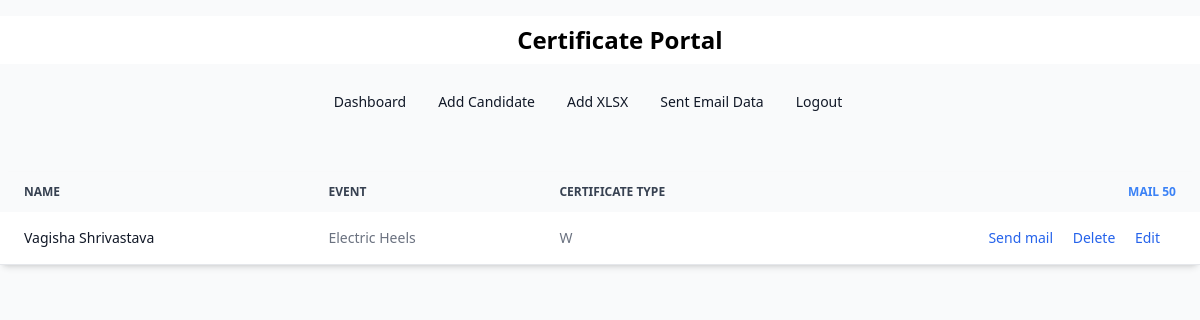
The page /dashboard/ (signed in) on the database its author committed.
### main/models.py (models this page shows, shortened)
class candidate(models.Model):
    name = models.CharField(max_length=255 , null=False)
    certificate_type = models.CharField(max_length=30, choices=CERTIFICATE_OPTIONS, default='CA' ,blank = False)
    college = models.CharField(max_length=255 , null=True, blank=True)
    is_sent = models.BooleanField(default=False)
    is_valid = models.BooleanField(default = True)
    event = models.CharField(max_length=50, choices=EVENT_OPTIONS, default='', blank = False)
    email = models.EmailField(max_length=70, blank = False)

### main/views.py (the view)
# urls.py: path('dashboard/', views.dashboard, name='dashboard'),
@login_required(redirect_field_name='login')
def dashboard(request, sent=0):
    if sent == 1:
        context = {'candidates': candidate.objects.filter(is_sent=True)}
    else:
        context = {'candidates': candidate.objects.filter(
            Q(is_sent=False))}
    return render(request, 'main/dashboard.html', context)

### main/templates/main/dashboard.html (shortened to what this page needs)
{% extends 'partials/base.html' %} {% load static %} {% block content %}
{%include "partials/navbar.html" %}
<div class="mt-12 shadow-md sm:rounded-lg">
  <table class="w-full text-sm text-left text-gray-500 dark:text-gray-400">
    <thead
      class="text-xs text-gray-700 uppercase bg-gray-50 dark:bg-gray-700 dark:text-gray-400"
    >
      <tr>
        <th scope="col" class="px-6 py-3">Name</th>
        <th scope="col" class="px-6 py-3">Event</th>
        <th scope="col" class="px-6 py-3">Certificate Type</th>
        <th scope="col" class="px-6 py-3 text-right"><a href={%url 'mail_all'%} class="text-blue-500 hover:underline">Mail 50</a></th>
      </tr>
    </thead>
    <tbody>
      {%if candidates%} {% for candidate in candidates %}
      <tr
        class="bg-white border-b dark:bg-gray-800 dark:border-gray-700 hover:bg-gray-50 dark:hover:bg-gray-600"
      >
        <th
          scope="row"
          class="px-6 py-4 font-medium text-gray-900 whitespace-nowrap dark:text-white"
        >
          {{candidate.name}}
        </th>
        <td class="px-6 py-4">{{candidate.event}}</td>
        <td class="px-6 py-4">{{candidate.certificate_type}}</td>
        <td class="px-6 py-4 text-right">
          {% if not candidate.is_sent%}
          <a
            href="{% url 'send_email' id=candidate.id %}"
            class="font-medium text-blue-600 dark:text-blue-500 hover:underline mr-4"
            >Send mail</a
          >
          {%endif%}
          <a
            href="{%  url 'delete' candidate.email %}"
            class="font-medium text-blue-600 dark:text-blue-500 hover:underline mr-4"
            >Delete</a
          >
          <a
            href="{% url 'update' candidate.id %}"
            class="font-medium text-blue-600 dark:text-blue-500 hover:underline mr-4"
            >Edit</a
          >
        </td>
      </tr>
      {%endfor%} {%endif%}
    </tbody>
  </table>
</div>
{% endblock %}

### rows shown on the page
candidate: name "Vagisha Shrivastava", event "Electric Heels", certificate_type "W", is_sent "Send mail"
